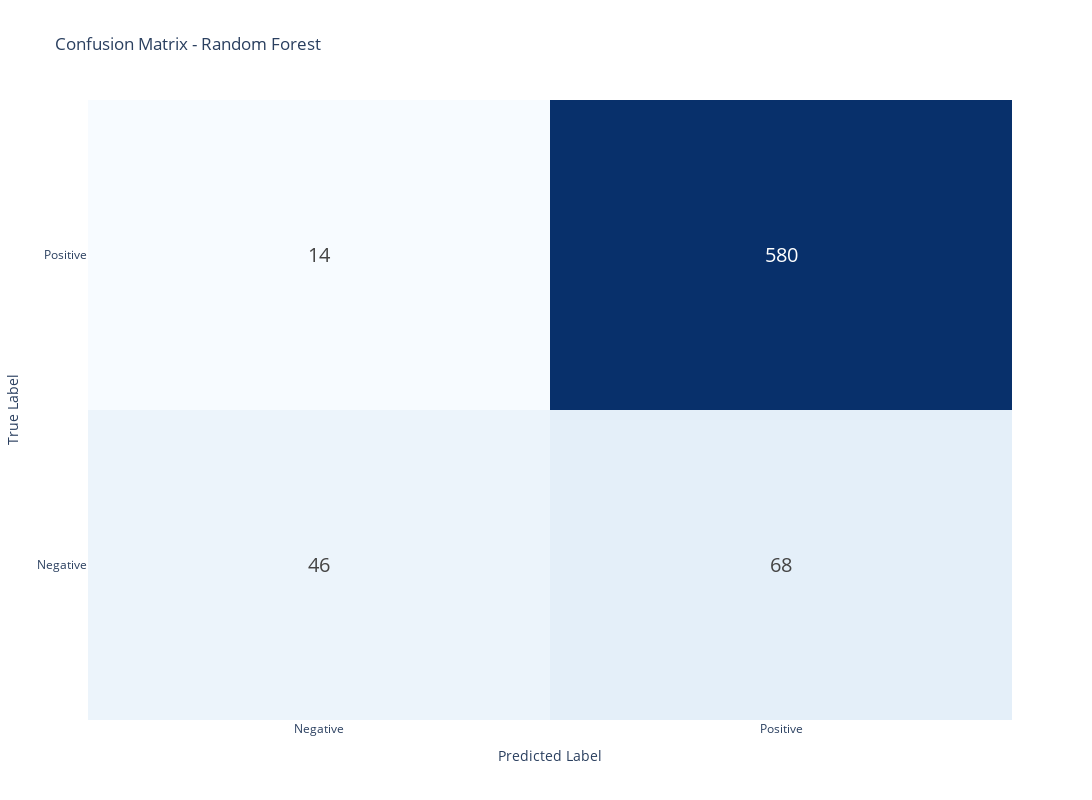

Notebook code for this chart:
### Code cell
# Plot 3. Confusion matrix for best multi-class model
best_pipeline_obj = pipelines[best_model]
y_pred_best = best_pipeline_obj.predict(X_test)
cm = confusion_matrix(y_test, y_pred_best)

fig_cm = go.Figure(go.Heatmap(
    z=cm,
    x=['Negative', 'Positive'],
    y=['Negative', 'Positive'],
    colorscale='Blues',
    text=cm,
    texttemplate="%{text}",
    textfont={"size": 20},
    hovertemplate='True: %{y}<br>Predicted: %{x}<br>Count: %{z}<extra></extra>',
    showscale=False
))

fig_cm.update_layout(
    title=f'Confusion Matrix - {best_model}',
    xaxis_title='Predicted Label',
    yaxis_title='True Label',
    height=800,
    width=1200
)

fig_cm.show()

# Save as PNG
fig_cm.write_image("plotly_images/binary_confusion_matrix.png")

# Display the image (so it appears in PDF)
display(Image("plotly_images/binary_confusion_matrix.png"))

### Figure 1 — Plotly figure (JSON) as saved in the notebook; plotly's stock layout.template omitted (floating-point values rounded to 4 significant figures)
{"data": [{"colorscale": [[0, "rgb(247,251,255)"], [0.125, "rgb(222,235,247)"], [0.25, "rgb(198,219,239)"], [0.375, "rgb(158,202,225)"], [0.5, "rgb(107,174,214)"], [0.625, "rgb(66,146,198)"], [0.75, "rgb(33,113,181)"], [0.875, "rgb(8,81,156)"], [1, "rgb(8,48,107)"]], "hovertemplate": "True: %{y}<br>Predicted: %{x}<br>Count: %{z}<extra></extra>", "showscale": false, "text": [[46, 68], [14, 580]], "textfont": {"size": 20}, "texttemplate": "%{text}", "type": "heatmap", "x": ["Negative", "Positive"], "y": ["Negative", "Positive"], "z": [[46, 68], [14, 580]]}], "layout": {"height": 800, "title": {"text": "Confusion Matrix - Random Forest"}, "width": 1200, "xaxis": {"title": {"text": "Predicted Label"}}, "yaxis": {"title": {"text": "True Label"}}}}
